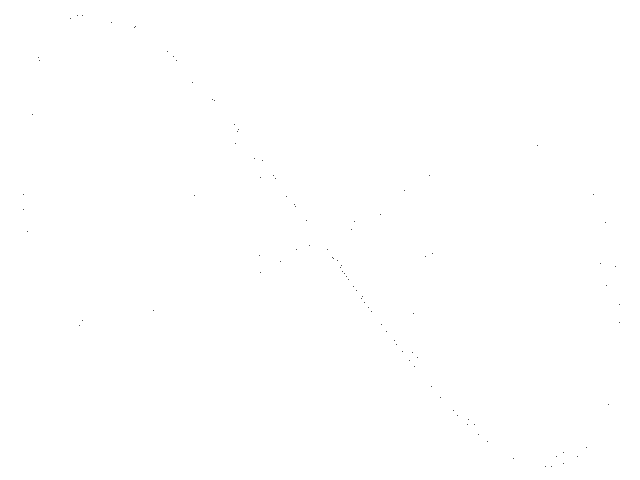
Frame 1 (no input)
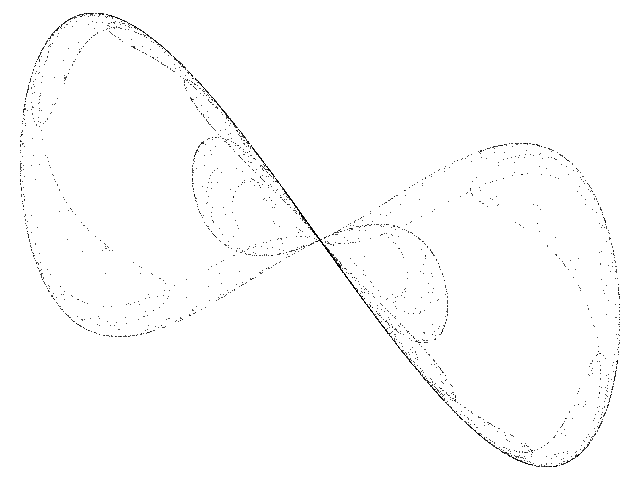
Frame 60 (the mouse pressed at the canvas centre just before this capture)
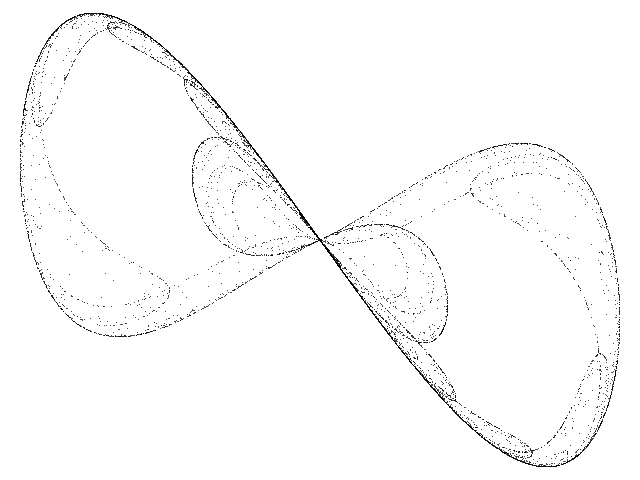
Frame 120 (the mouse held since frame 60 and released just before this capture)

The Processing sketch that drew these frames (run headless with seeded random() and noise(); from frame 60 on, the mouse is pressed at the canvas centre):

// Processing sketch: Hourglass
// ── Hourglass.pde
// Hourglass chaotic map //

  float x = 0.5;
  float y = 0.5;
  float a = 1.85;


void setup() {
  
  size(640, 480);
  background(255);
  
}

void draw() {
  
  for (int i=0;i<100;i++) {
    
    float nx = x;
    float ny = y;

    x = nx * (a - pow(ny,2));
    y = nx;
  
    point(320+(185*y), 240+(140*x));
        
  }

}
